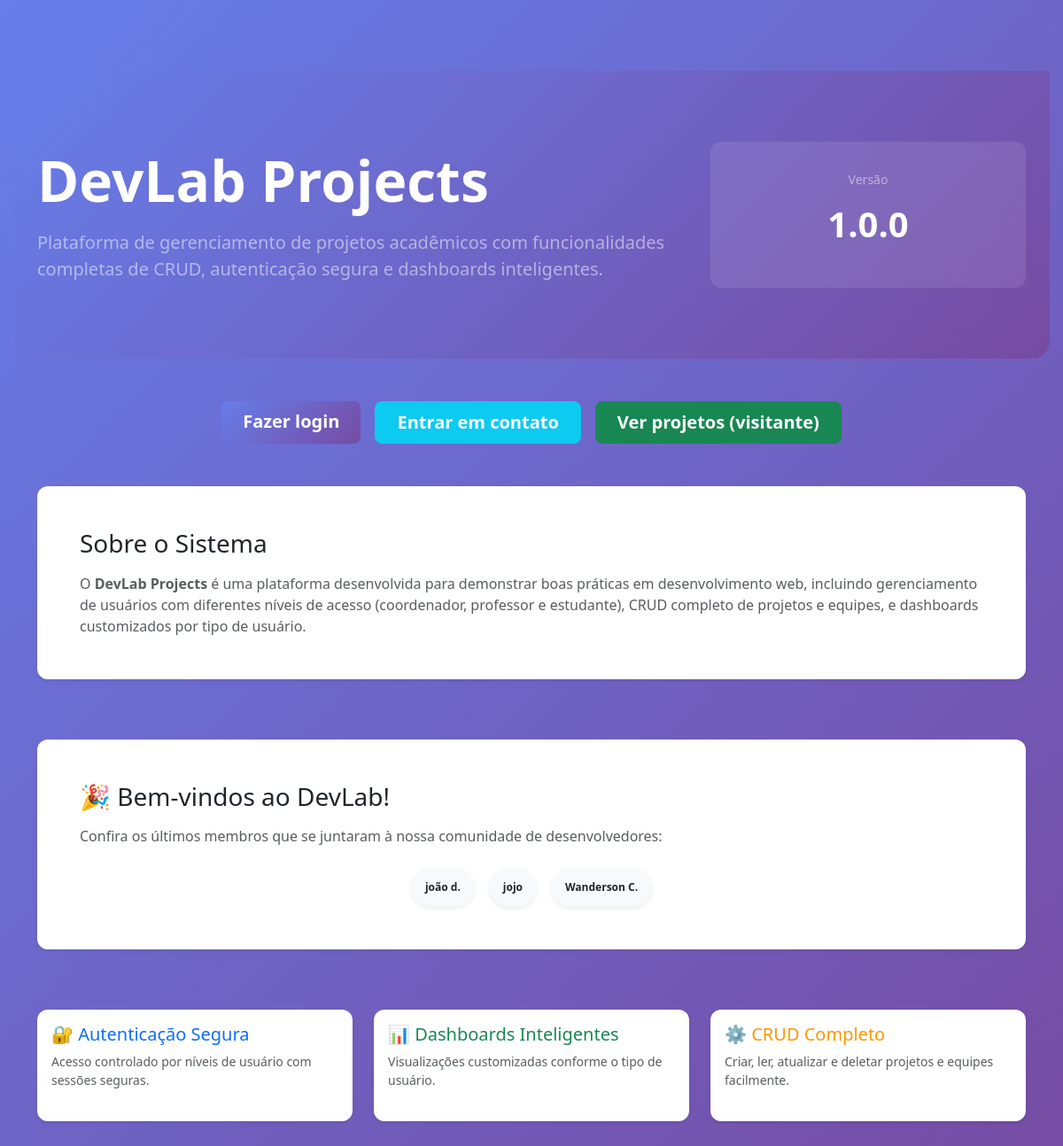
The page / on the database its author committed.
### meuapp/models.py (models this page shows, shortened)
class SolicitacaoCadastro(models.Model):
    STATUS_CHOICES = [
        ('pendente', 'Pendente'),
        ('aprovada', 'Aprovada'),
        ('rejeitada', 'Rejeitada'),
    ]
    nome_completo = models.CharField(max_length=150)
    email = models.EmailField(unique=True)
    data_nascimento = models.DateField()
    senha_hash = models.CharField(max_length=255)  # Hash da senha
    matricula = models.CharField(max_length=20, unique=True)
    status = models.CharField(max_length=20, choices=STATUS_CHOICES, default='pendente')
    data_solicitacao = models.DateTimeField(auto_now_add=True)
    data_aprovacao = models.DateTimeField(null=True, blank=True)
    coordenador_aprovador = models.ForeignKey(
        Usuario,
        on_delete=models.SET_NULL,
        null=True,
        blank=True,
        related_name='solicitacoes_aprovadas',
        help_text="Coordenador que aprovou/rejeitou a solicitação"
    )
    motivo_rejeicao = models.TextField(blank=True, help_text="Motivo da rejeição (se aplicável)")
    class Meta:
        verbose_name = 'Solicitação de Cadastro'
        verbose_name_plural = 'Solicitações de Cadastro'
        ordering = ['-data_solicitacao']

### meuapp/views.py (the view)
# urls.py: path('', views.home, name='home'),
def home(request):
    coordenacao = {
        'nome': 'Coordenação de Projetos',
        'email': 'coordenacao@example.edu.br',
        'telefone': '+55 (61) 99999-0000',
        'local': 'Bloco A, Sala 101',
        'horario': 'Seg–Sex 09:00–17:00',
    }
    solicitacoes_aprovadas = SolicitacaoCadastro.objects.filter(status='aprovada').order_by('-data_aprovacao')[:5]
    context = {
        'coordenacao': coordenacao,
        'solicitacoes_aprovadas': solicitacoes_aprovadas,
    }
    return render(request, 'home.html', context)

### meuapp/templates/home.html (shortened to what this page needs)
{% extends 'base.html' %}
{% block content %}
<div
    style="background: linear-gradient(135deg, #667eea 0%, #764ba2 100%); padding: 5rem 0; margin: -30px 0 3rem -15px; margin-right: -15px; border-radius: 0 0 20px 20px;">
    <div class="container">
        <div class="row align-items-center">
            <div class="col-md-8">
                <h1 class="display-3 fw-bold text-white mb-3">DevLab Projects</h1>
                <p class="lead text-white-50 mb-0">Plataforma de gerenciamento de projetos acadêmicos com
                    funcionalidades completas de CRUD, autenticação segura e dashboards inteligentes.</p>
            </div>
            <div class="col-md-4 text-center">
                <div
                    style="background: rgba(255,255,255,0.1); padding: 2rem; border-radius: 12px; backdrop-filter: blur(10px);">
                    <p class="text-white-50 small">Versão</p>
                    <p class="text-white display-6 fw-bold">1.0.0</p>
                </div>
            </div>
        </div>
    </div>
</div>
<div class="container my-5">
    <div class="row justify-content-center mb-5">
        <div class="col-md-10">
            <div class="d-flex flex-wrap gap-3 justify-content-center">
                <a class="btn btn-primary btn-lg px-4" href="{% url 'login' %}" style="font-weight: 600;">
                     Fazer login
                </a>
                <button class="btn btn-info btn-lg px-4" data-bs-toggle="modal" data-bs-target="#contatoModal"
                    style="font-weight: 600; color: white;">
                     Entrar em contato
                </button>
                <a class="btn btn-success btn-lg px-4" href="{% url 'visitante' %}" style="font-weight: 600;">
                     Ver projetos (visitante)
                </a>
            </div>
        </div>
    </div>
    <div class="row mb-5">
        <div class="col-md-12">
            <div class="card border-0 shadow-sm" style="border-radius: 12px;">
                <div class="card-body p-5">
                    <h3 class="card-title mb-3">Sobre o Sistema</h3>
                    <p class="card-text text-muted mb-0">O <strong>DevLab Projects</strong> é uma plataforma
                        desenvolvida para demonstrar boas práticas em desenvolvimento web, incluindo gerenciamento de
                        usuários com diferentes níveis de acesso (coordenador, professor e estudante), CRUD completo de
                        projetos e equipes, e dashboards customizados por tipo de usuário.</p>
                </div>
            </div>
        </div>
    </div>
    {% if solicitacoes_aprovadas %}
    <div class="row mb-5">
        <div class="col-md-12">
            <div class="card border-0 shadow-sm" style="border-radius: 12px;">
                <div class="card-body p-5">
                    <h3 class="card-title mb-3">🎉 Bem-vindos ao DevLab!</h3>
                    <p class="card-text text-muted mb-4">Confira os últimos membros que se juntaram à nossa comunidade de desenvolvedores:</p>
                    <div class="d-flex flex-wrap gap-3 justify-content-center">
                        {% for solicitacao in solicitacoes_aprovadas %}
                            {% with nome_partes=solicitacao.nome_completo.split %}
                            <span class="badge bg-light text-dark p-3 rounded-pill shadow-sm">
                                {{ nome_partes.0 }}
                                {% if nome_partes|length > 1 %}
                                    {{ nome_partes.1|first }}.
                                {% endif %}
                            </span>
                            {% endwith %}
                        {% endfor %}
                    </div>
                </div>
            </div>
        </div>
    </div>
    {% endif %}
    <div class="row mb-5">
        <div class="col-md-4 mb-3">
            <div class="card border-0 shadow-sm h-100" style="border-radius: 12px; border-left: 4px solid #0d6efd;">
                <div class="card-body">
                    <h5 class="card-title text-primary">🔐 Autenticação Segura</h5>
                    <p class="card-text text-muted small">Acesso controlado por níveis de usuário com sessões seguras.
                    </p>
                </div>
            </div>
        </div>
        <div class="col-md-4 mb-3">
            <div class="card border-0 shadow-sm h-100" style="border-radius: 12px; border-left: 4px solid #198754;">
                <div class="card-body">
                    <h5 class="card-title text-success">📊 Dashboards Inteligentes</h5>
                    <p class="card-text text-muted small">Visualizações customizadas conforme o tipo de usuário.</p>
                </div>
            </div>
        </div>
        <div class="col-md-4 mb-3">
            <div class="card border-0 shadow-sm h-100" style="border-radius: 12px; border-left: 4px solid #ffc107;">
                <div class="card-body">
                    <h5 class="card-title" style="color: #ff9800;">⚙️ CRUD Completo</h5>
                    <p class="card-text text-muted small">Criar, ler, atualizar e deletar projetos e equipes facilmente.
                    </p>
                </div>
            </div>
        </div>
    </div>
</div>
{% endblock %}

### meuapp/templates/base.html (style rules this page uses)
body { min-height: 100vh; background: linear-gradient(135deg, #667eea 0%, #764ba2 100%); }
.card { border: none; border-radius: 15px; box-shadow: 0 5px 20px rgba(0,0,0,0.1); margin-bottom: 20px; }
.btn-primary { background: linear-gradient(135deg, #667eea 0%, #764ba2 100%); border: none; }

### rows shown on the page
SolicitacaoCadastro: nome_completo.split.0 "joão", nome_completo.split.1|first "d"
SolicitacaoCadastro: nome_completo.split.0 "jojo"
SolicitacaoCadastro: nome_completo.split.0 "Wanderson", nome_completo.split.1|first "C"
